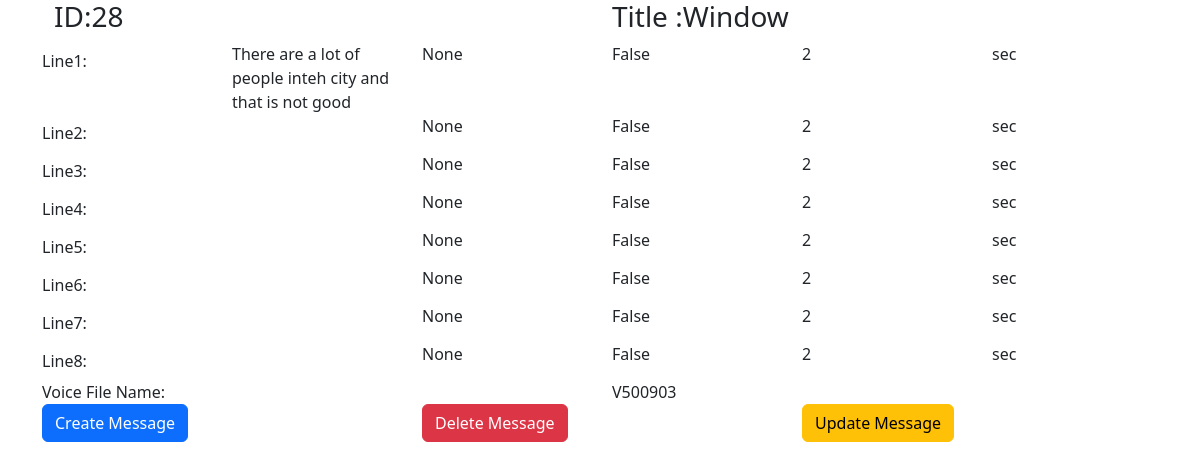
The app's page /message/28/ with its own data.
### UI/models.py (models this page shows, shortened)
class Message(models.Model):
	title= models.CharField(max_length=20)
	line1 = models.TextField(max_length=17, null=True, blank=True)
	line2 = models.TextField(max_length=17, null=True, blank=True)
	line3 = models.TextField(max_length=17, null=True, blank=True)
	line4 = models.TextField(max_length=17, null=True, blank=True)
	line5 = models.TextField(max_length=17, null=True, blank=True)
	line6 = models.TextField(max_length=17, null=True, blank=True)
	line7 = models.TextField(max_length=17, null=True, blank=True)
	line8 = models.TextField(max_length=17, null=True, blank=True)
	line9 = models.TextField(max_length=17, null=True, blank=True)
	line10 = models.TextField(max_length=17, null=True, blank=True)
	transition_time1 = models.IntegerField(default=2)
	transition_time2 = models.IntegerField(default=2)
	transition_time3 = models.IntegerField(default=2)
	transition_time4 = models.IntegerField(default=2)
	transition_time5 = models.IntegerField(default=2)
	transition_time6 = models.IntegerField(default=2)
	transition_time7 = models.IntegerField(default=2)
	transition_time8 = models.IntegerField(default=2)
	transition_time9 = models.IntegerField(default=2)
	transition_time10 = models.IntegerField(default=2)
	scroll1= models.CharField(max_length=20, default='None', null=True)
	scroll2= models.CharField(max_length=20, default='None', null=True)
	scroll3= models.CharField(max_length=20, default='None', null=True)
	scroll4= models.CharField(max_length=20, default='None', null=True)
	scroll5= models.CharField(max_length=20, default='None', null=True)
	scroll6= models.CharField(max_length=20, default='None', null=True)
	scroll7= models.CharField(max_length=20, default='None', null=True)
	scroll8= models.CharField(max_length=20, default='None', null=True)
	scroll9= models.CharField(max_length=20, default='None', null=True)
	scroll10= models.CharField(max_length=20, default='None', null=True)
	flash1 = models.BooleanField(default=False)
	flash2 = models.BooleanField(default=False)
	flash3 = models.BooleanField(default=False)
	flash4 = models.BooleanField(default=False)
	flash5 = models.BooleanField(default=False)
	flash6 = models.BooleanField(default=False)
	flash7 = models.BooleanField(default=False)
	flash8 = models.BooleanField(default=False)
	flash9 = models.BooleanField(default=False)
	flash10 = models.BooleanField(default=False)
	display_time = models.IntegerField()
	voice_file_name = models.TextField(null=False, default='V500903')
	date_posted = models.DateTimeField(default=timezone.now)

### UI/views.py (the view)
# urls.py: path('message/<int:pk>/', MessageDetailView.as_view(), name='message-detail'),
class MessageDetailView(DetailView):
	model = Message

### UI/templates/UI/message_detail.html (shortened to what this page needs)
<!DOCTYPE html>
<html>
<head>
	<link href="https://cdn.jsdelivr.net/npm/bootstrap@5.3.0/dist/css/bootstrap.min.css" rel="stylesheet">
</head>
<body>
<form action="{% url 'message-detail' message.id %}" method="post">
<div class="container">
	<div class="container">
		<div class="row">
			<div class="col-lg">
				<h3>ID:{{ object.id }}</h3>
			</div>
			<div class="col-lg">
				<h3> Title :{{object.title}} </h3>
			</div>
		</div>
	</div>
 <div class="row">
				<div class="col-2">
				<label class="col-sm-1 col-form-label">Line1: </label>
				</div>
				<div class="col-lg">
					<label>{{object.line1}} </label>
				</div>
				<div class="col-sm">
					<label>{{object.scroll1}}</label>
				</div>
				<div class="col-sm">
					<label> {{object.flash1}} </label>
				</div>
				<div class="col-sm">
					<label>{{object.transition_time1}} </label>
				</div>
				<div class="col-sm">
					<label >sec</label>
				</div>
			</div>
			<div class="row">
				<div class="col-2">
				<label class="col-sm-1 col-form-label">Line2: </label>
				</div>
				<div class="col-lg">
				</div>
				<div class="col-sm">
					<label>{{object.scroll2}}</label>
				</div>
				<div class="col-sm">
					<label>{{object.flash2}} </label>
				</div>
				<div class="col-sm">
					<label>{{object.transition_time2}} </label>
				</div>
				<div class="col-sm">
					<label >sec</label>
				</div>
			</div>
			<div class="row">
				<div class="col-2">
				<label class="col-sm-1 col-form-label">Line3: </label>
				</div>
				<div class="col-lg">
				</div>
				<div class="col-sm">
					<label>{{object.scroll3}}</label>
				</div>
				<div class="col-sm">
					<label>{{object.flash3}} </label>
				</div>
				<div class="col-sm">
					<label>{{object.transition_time3}} </label>
				</div>
				<div class="col-sm">
					<label >sec</label>
				</div>
			</div>
			<div class="row">
				<div class="col-2">
				<label class="col-sm-1 col-form-label">Line4: </label>
				</div>
				<div class="col-lg">
				</div>
				<div class="col-sm">
					<label>{{object.scroll4}} </label>
				</div>
				<div class="col-sm">
					<label>{{object.flash4}} </label>
				</div>
				<div class="col-sm">
					<label>{{object.transition_time4}} </label>
				</div>
				<div class="col-sm">
					<label >sec</label>
				</div>
			</div>
			<div class="row">
				<div class="col-2">
				<label class="col-sm-1 col-form-label">Line5: </label>
				</div>
				<div class="col-lg">
				</div>
				<div class="col-sm">
					<label>{{object.scroll5}}</label>
				</div>
				<div class="col-sm">
					<label>{{object.flash5}} </label>
				</div>
				<div class="col-sm">
					<label>{{object.transition_time5}} </label>
				</div>
				<div class="col-sm">
					<label >sec</label>
				</div>
			</div>
			<div class="row">
				<div class="col-2">
				<label class="col-sm-1 col-form-label">Line6: </label>
				</div>
				<div class="col-lg">
				</div>
				<div class="col-sm">
					<label>{{object.scroll6}} </label>
				</div>
				<div class="col-sm">
					<label>{{object.flash6}}</label>
				</div>
				<div class="col-sm">
					<label>{{object.transition_time6}} </label>
				</div>
				<div class="col-sm">
					<label >sec</label>
				</div>
			</div>
			<div class="row">
				<div class="col-2">
				<label class="col-sm-1 col-form-label">Line7: </label>
				</div>
				<div class="col-lg">
				</div>
				<div class="col-sm">
					<label>{{object.scroll7}}</label>
				</div>
				<div class="col-sm">
					<label>{{object.flash7}}</label>
				</div>
				<div class="col-sm">
					<label>{{object.transition_time7}}</label>
				</div>
				<div class="col-sm">
					<label >sec</label>
				</div>
			</div><div class="row">
				<div class="col-2">
				<label class="col-sm-1 col-form-label">Line8: </label>
				</div>
				<div class="col-lg">
				</div>
				<div class="col-sm">
					<label>{{object.scroll8}}</label>
				</div>
				<div class="col-sm">
					<label>{{object.flash8}}</label>
				</div>
				<div class="col-sm">
					<label>{{object.transition_time8}}</label>
				</div>
				<div class="col-sm">
					<label >sec</label>
				</div>
			</div>
			<div class="row">
				<div class="col">
					<label>Voice File Name:</label>
				</div>
				<div class="col">
					<label>{{object.voice_file_name}}</label>
				</div>
			</div>
<div class="row">
	<div class="col">
			<a type="submit" class="btn btn-primary" href="{% url 'canned_text'  %}">Create Message</a>
	</div>
	<div class="col">
		<a class="btn btn-danger" href="{% url 'message-delete' object.id %}">Delete Message</a>
	</div>
	<div class="col">
	<a class="btn btn-warning" href="{% url 'message-update' object.id %}">Update Message</a>
	</div>
</div>
</form>
</body>
</html>

### records on screen
Message: line1 "There are a lot of people inteh city and that is not good", scroll1 "None", flash1 "False", transition_time1 "2", scroll2 "None", flash2 "False", transition_time2 "2", scroll3 "None", flash3 "False", transition_time3 "2", scroll4 "None", flash4 "False", transition_time4 "2", scroll5 "None", flash5 "False", transition_time5 "2", scroll6 "None", flash6 "False", transition_time6 "2", scroll7 "None", flash7 "False", transition_time7 "2", scroll8 "None", flash8 "False", transition_time8 "2", voice_file_name "V500903"
